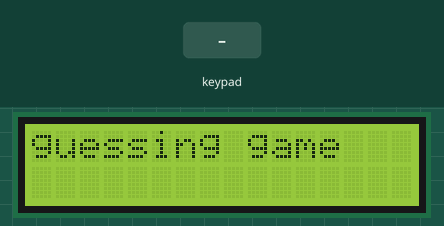
Simulated run of this sketch. Board: Arduino Uno, built with avr-gcc and run on an emulated ATmega328P. Parts: 16×2 character LCD. Inputs (shaded band) come from the test bench.

Above: at 0.1 s.
2.3 s: key '#' pressed
At 2.7 s:
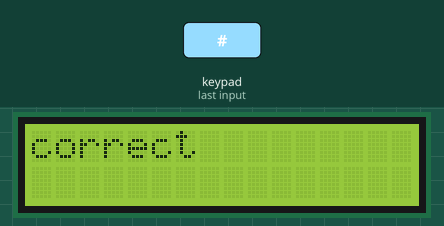
At 5.5 s:
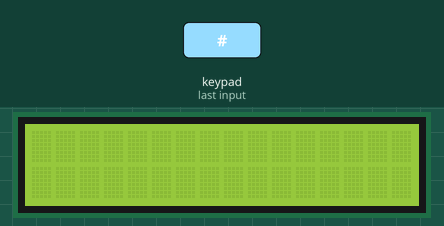
Timing chart, 0 to 7.0 s (numbered marks = the images above; inputs shaded):
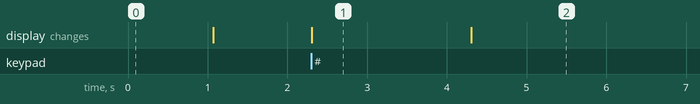

Measured:
- after the input at 2.3 s, the display: changes at once (image 1)
- what the display in image 1 shows lasts 2.0 s, from 2.3 s to 4.3 s

The sketch:

thing.ino
```cpp
// Tomas Turbek
// Proj 3C
// 4/24/22
#include <LiquidCrystal.h>
#include <Keypad.h>
const String secret = "c01d";

char keypadlayout[4][4] = {
    {'1', '2', '3', 'A'},
    {'4', '5', '6', 'B'},
    {'7', '8', '9', 'C'},
    {'#', '0', '*', 'D'}};

byte rowpins[4] = {12, 11, 10, 9};
byte colpins[4] = {8, 7, 6, 5};

Keypad customKeypad = Keypad(makeKeymap(keypadlayout), rowpins, colpins, 4, 4);
// thats all the stuff for the keypad, time for the LCD

const int RS = 11, EN = 12, D4 = 2, D5 = 3, D6 = 4, D7 = 5;
LiquidCrystal lcd(RS, EN, D4, D5, D6, D7);

const int redpin = 10, blupin = 11, yellowpin = 12;

String guess = "";

void blinkLed(int pin)
{
    digitalWrite(pin, HIGH);
    delay(1000);
    digitalWrite(pin, LOW);
}

bool checkiscorrect()
{
    if (strcmp(guess.c_str(), secret.c_str()))
    {
        return true;
    }
}

void setup()
{
    pinMode(10, OUTPUT);
    pinMode(11, OUTPUT);
    pinMode(12, OUTPUT);

    lcd.begin(16, 2);
    lcd.setCursor(0, 0);
    lcd.print("guessing game");
    delay(1000);
    lcd.setCursor(0, 0);
    lcd.print("                 ");
    // my lcd kept doing weird stuff unless i did this
    // it appears a bunch in my program
}

void loop()
{
    char whatspressed = customKeypad.getKey();
    if (whatspressed)
    {
        if (whatspressed == keypadlayout[3][0]) // compare w the secret
        {
            if (checkiscorrect()) // the guess is correct!
            {
                lcd.setCursor(0, 0);
                lcd.print("correct");
                blinkLed(blupin);
                guess = ""; // reset the guess for the next time around
                delay(1000);
                lcd.setCursor(0, 0);
                lcd.print("                 ");
            }
            else // guess is incorrect
            {
                lcd.setCursor(0, 0);
                lcd.print("incorrect");
                blinkLed(redpin);
                guess = "";
                delay(1000);
                lcd.setCursor(0, 0);
                lcd.print("                 ");
                lcd.setCursor(0, 0);
                lcd.print("hint: spell");
                lcd.setCursor(1, 0);
                lcd.print("cold in hex");
                lcd.setCursor(0, 0);
                lcd.print("                 ");
                lcd.setCursor(1, 0);
                lcd.print("                 ");
                // pray to the library gods this doesnt happen again
            }
        }
        if (whatspressed == keypadlayout[3][0]) // clear the string
        {
            guess = "";
        }
        else {// its not one of the keys that do smth, so we j append it
            guess.concat(whatspressed);
        }
    }
}
```
